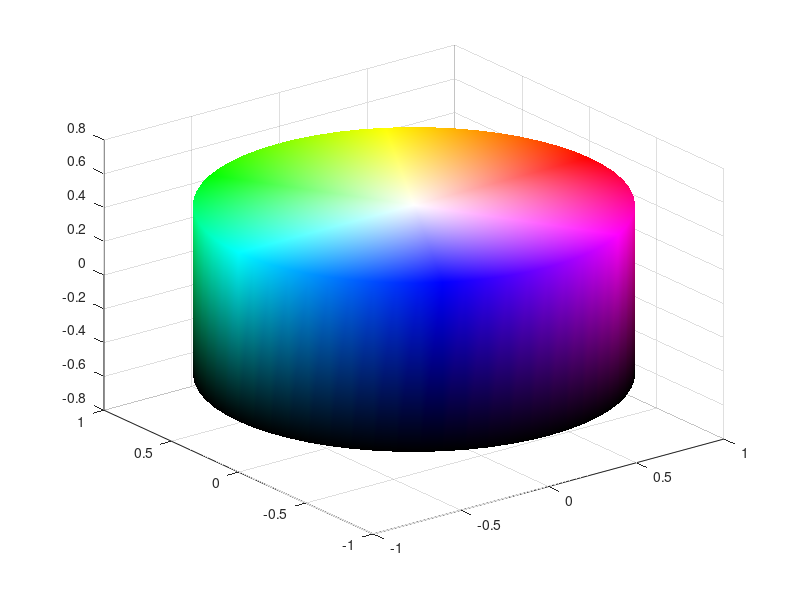

Reproduce this figure in MATLAB.
numOfVert = 60;
vertsPolarAngle = linspace(0, 2 * pi, numOfVert + 1)';
vertsX = cos(vertsPolarAngle);
vertsY = sin(vertsPolarAngle);
vertsZ = zeros([numOfVert+1, 1]);
circleVertsX = [];
circleVertsY = [];
circleVertsZ = [];
color = [];
for i = 1 : numOfVert
%     circleVertsX = [circleVertsX; vertsX(i); vertsX(i); vertsX(i+1); vertsX(i); vertsX(i+1); vertsX(i+1);];
%     circleVertsY = [circleVertsY; vertsY(i); vertsY(i);vertsY(i+1); vertsY(i); vertsY(i+1);vertsY(i+1);];
%     circleVertsZ = [circleVertsZ; 0.5; -0.5; 0.5; -0.5; 0.5; -0.5];
%     color = [color; (i - 1) / numOfVert 1 1; (i - 1)  / numOfVert 1 0; i / numOfVert 1 1; (i - 1) / numOfVert 1 0; i / numOfVert 1 1; i / numOfVert 1 0;];
    circleVertsX = [circleVertsX; vertsX(i); vertsX(i); vertsX(i+1); vertsX(i);  vertsX(i+1); vertsX(i+1);];
    circleVertsY = [circleVertsY; vertsY(i); vertsY(i);vertsY(i+1); vertsY(i); vertsY(i+1); vertsY(i+1);];
    circleVertsZ = [circleVertsZ; 0.5; -0.5; 0.5; -0.5; -0.5; 0.5];
    color = [color; (i - 1) / numOfVert 1 1; (i - 1)  / numOfVert 1 0; i / numOfVert 1 1; (i - 1) / numOfVert 1 0; i / numOfVert 1 0; i / numOfVert 1 1;];
end

for i = 1 : numOfVert
    circleVertsX = [circleVertsX; vertsX(i); vertsX(i + 1); 0];
    circleVertsY = [circleVertsY; vertsY(i); vertsY(i + 1); 0];
    circleVertsZ = [circleVertsZ; -0.5; -0.5; -0.5];
    color = [color; (i - 1) / numOfVert 1 0; i  / numOfVert 1 0; 0 0 0;];
    
end


for i = 1 : numOfVert
    circleVertsX = [circleVertsX; vertsX(i); vertsX(i+ 1); 0];
    circleVertsY = [circleVertsY; vertsY(i); vertsY(i + 1); 0];
    circleVertsZ = [circleVertsZ; 0.5; 0.5; 0.5];
    color = [color; (i - 1) / numOfVert 1 1; i  / numOfVert 1 1; 0 0 1;];
end

faces = [];
for i = 0 : 239
   faces = [faces; 3 * i + 1 3 * i + 2 3 * i + 3]; 
end
% color = rgb2hsv(color);
b = hsv2rgb(color);
trisurf(faces,circleVertsX,circleVertsY, circleVertsZ,'FaceVertexCData', hsv2rgb(color),'FaceColor','interp', 'EdgeAlpha', 0);